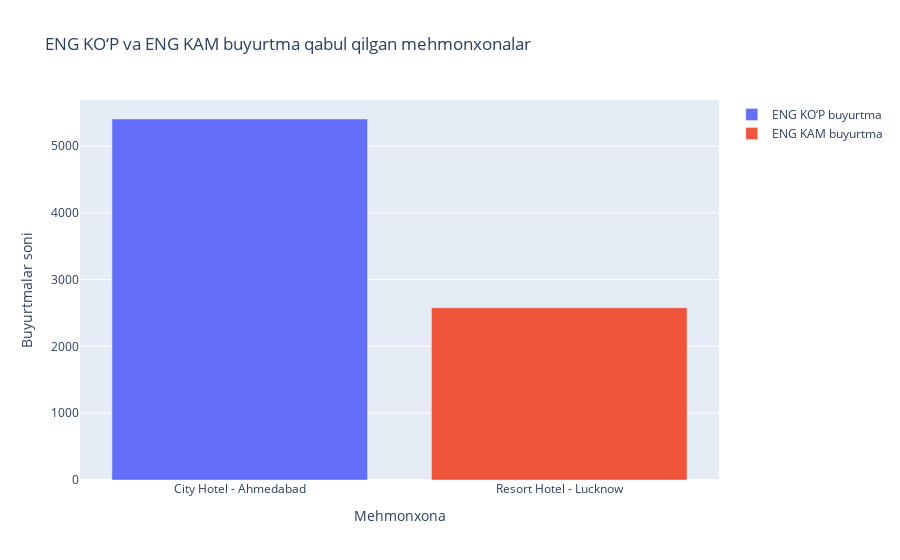

This figure's notebook cell:
### Markdown cell above
# Eng ko'p  va Eng kam buyurtma qabul qilgan mehmonxona

### Code cell
import pandas as pd
import plotly.graph_objects as go

# Hotel bo‘yicha buyurtmalar soni
hotel_orders = (
    df.groupby('hotel')
    .size()
    .reset_index(name='total_orders')
)

# Eng ko‘p va eng kam
max_hotel = hotel_orders.loc[hotel_orders['total_orders'].idxmax()]
min_hotel = hotel_orders.loc[hotel_orders['total_orders'].idxmin()]

# Plotly bar chart (faqat 2 ta bar)
fig = go.Figure()

fig.add_bar(
    x=[max_hotel['hotel']],
    y=[max_hotel['total_orders']],
    name='ENG KO‘P buyurtma'
)

fig.add_bar(
    x=[min_hotel['hotel']],
    y=[min_hotel['total_orders']],
    name='ENG KAM buyurtma'
)

fig.update_layout(
    title='ENG KO‘P va ENG KAM buyurtma qabul qilgan mehmonxonalar',
    xaxis_title='Mehmonxona',
    yaxis_title='Buyurtmalar soni'
)

fig.show()

### Figure 1 — Plotly figure (JSON) as saved in the notebook; plotly's stock layout.template omitted (floating-point values rounded to 4 significant figures)
{"data": [{"name": "ENG KO‘P buyurtma", "type": "bar", "x": ["City Hotel - Ahmedabad"], "y": [5405]}, {"name": "ENG KAM buyurtma", "type": "bar", "x": ["Resort Hotel - Lucknow"], "y": [2579]}], "layout": {"title": {"text": "ENG KO‘P va ENG KAM buyurtma qabul qilgan mehmonxonalar"}, "xaxis": {"title": {"text": "Mehmonxona"}}, "yaxis": {"title": {"text": "Buyurtmalar soni"}}}}
